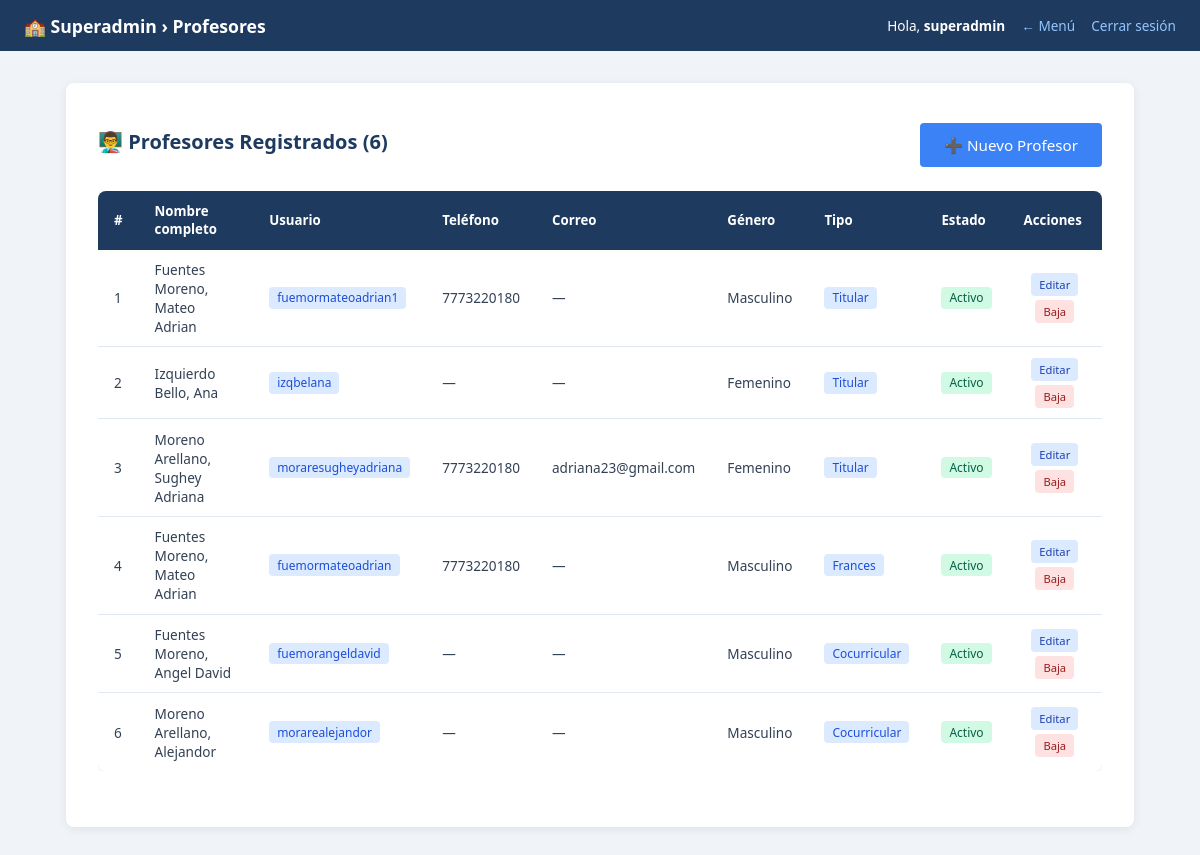
The page /superadmin/lista_profesores.php (signed in) on the database as committed earlier.
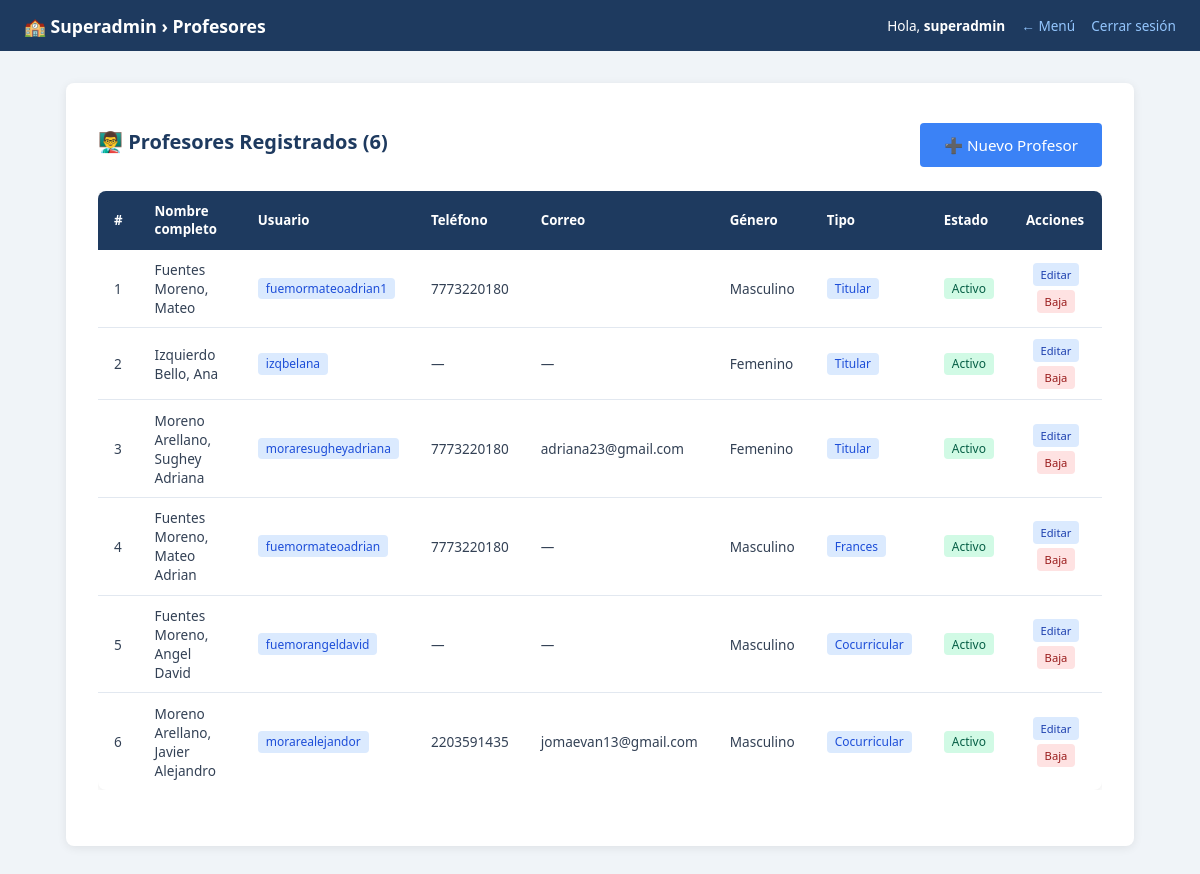
The same page on the database as committed later.
### tables this page shows
CREATE TABLE `profesores` (
  `id` int(10) unsigned NOT NULL AUTO_INCREMENT,
  `user_id` int(10) unsigned NOT NULL,
  `nombre` varchar(100) NOT NULL,
  `apellido_paterno` varchar(60) NOT NULL,
  `apellido_materno` varchar(60) DEFAULT NULL,
  `curp` char(18) DEFAULT NULL,
  `fecha_nacimiento` date NOT NULL,
  `genero` enum('masculino','femenino','otro') NOT NULL,
  `tipo` enum('titular','frances','cocurricular') NOT NULL DEFAULT 'titular',
  `telefono` varchar(20) DEFAULT NULL,
  `correo` varchar(120) DEFAULT NULL,
  `activo` tinyint(1) NOT NULL DEFAULT 1,
  `creado_en` datetime NOT NULL DEFAULT current_timestamp(),
  PRIMARY KEY (`id`),
  UNIQUE KEY `user_id` (`user_id`),
  UNIQUE KEY `curp` (`curp`),
  CONSTRAINT `fk_profesor_user` FOREIGN KEY (`user_id`) REFERENCES `users` (`id`)
);

CREATE TABLE `users` (
  `id` int(10) unsigned NOT NULL AUTO_INCREMENT,
  `username` varchar(50) NOT NULL,
  `password_hash` varchar(255) NOT NULL,
  `rol_id` int(10) unsigned NOT NULL,
  `activo` tinyint(1) NOT NULL DEFAULT 1,
  `creado_en` datetime NOT NULL DEFAULT current_timestamp(),
  PRIMARY KEY (`id`),
  UNIQUE KEY `username` (`username`),
  KEY `rol_id` (`rol_id`),
  CONSTRAINT `users_ibfk_1` FOREIGN KEY (`rol_id`) REFERENCES `roles` (`id`)
);

### models/ProfesorModel.php (called while the page is built, shortened)
<?php
class ProfesorModel {
    private mysqli $db;
    public function __construct(mysqli $db, UserModel $userModel) {
        $this->db        = $db;
    }
    public function listarTodos(): array {
        $sql = "
            SELECT p.id, p.nombre, p.apellido_paterno, p.apellido_materno,
                   p.genero, p.tipo, p.telefono, p.correo, p.activo,
                   p.creado_en, u.username
            FROM profesores p
            JOIN users      u ON u.id = p.user_id
            ORDER BY p.tipo, p.apellido_paterno, p.nombre
        ";
        $res  = $this->db->query($sql);
        $rows = [];
        while ($row = $res->fetch_assoc()) $rows[] = $row;
        return $rows;
    }
}

### superadmin/lista_profesores.php (the view, shortened to what this page needs)
<?php
require_once __DIR__ . '/../models/ProfesorModel.php';
$db            = getConexion();
$profesorModel = new ProfesorModel($db, new UserModel($db));
$profesores = $profesorModel->listarTodos();
include __DIR__ . '/../includes/header.php';
?>
<main class="container">
    <div class="card">
        <div style="display: flex; justify-content: space-between; align-items: center; margin-bottom: 1.5rem;">
            <h2 class="section-title" style="margin-bottom: 0;">
                👨‍🏫 Profesores Registrados (<?= count($profesores) ?>)
            </h2>
            <a href="alta_profesor.php" class="btn btn--accent">➕ Nuevo Profesor</a>
        </div>
        <?php if (empty($profesores)): ?>
            <p class="empty-state">📭 Aún no hay profesores registrados.</p>
        <?php else: ?>
            <div class="table-responsive">
                <table class="data-table">
                    <thead>
                        <tr>
                            <th>#</th>
                            <th>Nombre completo</th>
                            <th>Usuario</th>
                            <th>Teléfono</th>
                            <th>Correo</th>
                            <th>Género</th>
                            <th>Tipo</th>
                            <th>Estado</th>
                            <th>Acciones</th>
                        </tr>
                    </thead>
                    <tbody>
                        <?php foreach ($profesores as $i => $p): ?>
                            <?php
                            $esActivo    = (int)$p['activo'] === 1;
                            $nombreSafe  = htmlspecialchars($p['apellido_paterno'] . ' ' . ($p['apellido_materno'] ?? '') . ', ' . $p['nombre']);
                            ?>
                            <tr>
                                <td><?= $i + 1 ?></td>
                                <td><?= htmlspecialchars($p['apellido_paterno'] . ' ' . ($p['apellido_materno'] ?? '') . ', ' . $p['nombre']) ?></td>
                                <td><span class="badge"><?= htmlspecialchars($p['username']) ?></span></td>
                                <td><?= htmlspecialchars($p['telefono'] ?? '—') ?></td>
                                <td><?= htmlspecialchars($p['correo']   ?? '—') ?></td>
                                <td><?= ucfirst($p['genero']) ?></td>
                                <td><span class="badge"><?= ucfirst($p['tipo'] ?? 'titular') ?></span></td>
                                <td>
                                    <?php if ($esActivo): ?>
                                        <span class="badge badge--active"> Activo</span>
                                    <?php else: ?>
                                        <span class="badge badge--warn"> Inactivo</span>
                                    <?php endif; ?>
                                </td>
                                <td>
                                    <div class="table-actions">
                                        <button class="btn-action btn-edit" onclick="editarProfesor(<?= $p['id'] ?>)">
                                            Editar
                                        </button>
                                        <?php if ($esActivo): ?>
                                            <button class="btn-action btn-deactivate" onclick="abrirModalConfirmacion(<?= $p['id'] ?>, 'desactivar', '<?= $nombreSafe ?>')">
                                                Baja
                                            </button>
                                        <?php else: ?>
                                            <button class="btn-action btn-activate" onclick="abrirModalConfirmacion(<?= $p['id'] ?>, 'activar', '<?= $nombreSafe ?>')">
                                                 Activar
                                            </button>
                                        <?php endif; ?>
                                    </div>
                                </td>
                            </tr>
                        <?php endforeach; ?>
                    </tbody>
                </table>
            </div>
        <?php endif; ?>
    </div>
</main>
<?php include __DIR__ . '/../includes/footer.php'; ?>

Rows that differ between the two databases and show on the page:
changed profesores "fuemormateoadrian1": apellido_paterno+apellido_materno+nombre "Fuentes Moreno, Mateo Adrian" → "Fuentes Moreno, Mateo"; correo "—" → (not shown)
changed profesores "morarealejandor": apellido_paterno+apellido_materno+nombre "Moreno Arellano, Alejandor" → "Moreno Arellano, Javier Alejandro"; telefono "—" → "2203591435"; correo "—" → "jomaevan13@gmail.com"
